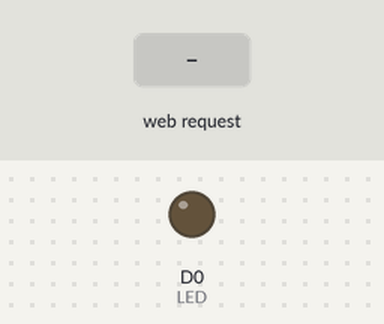
This sketch was run on a simulated ESP8266 (NodeMCU). Shown: output pins drawn as LEDs (lit = HIGH). The test bench sets the inputs (shaded band). WiFi joins after 1.5 s; servers stay silent unless stated; what the sketch prints to the serial monitor is not drawn.

Above: at 2.7 s.
2.8 s: HTTP request GET /setLED?LEDstate=0 received
At 4.0 s:
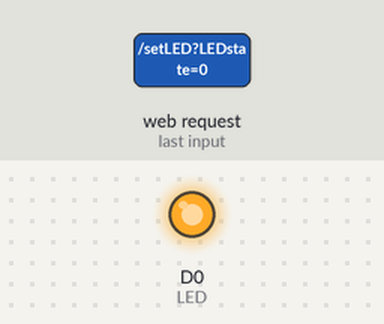
4.3 s: HTTP request GET /setLED?LEDstate=1 received
At 5.1 s:
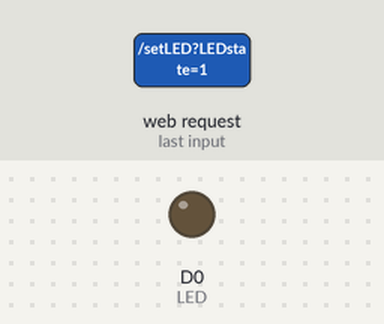
5.8 s: HTTP request GET /setLED received
At 6.2 s:
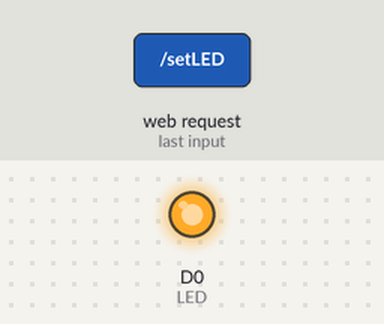
Timing chart, 0 to 8.8 s (numbered marks = the images above; inputs shaded):
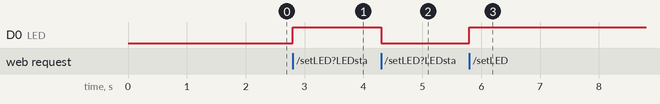

The sketch:

em.ino
```cpp
#include <SoftwareSerial.h>
#include <ESP8266WiFi.h>
#include <WiFiClient.h>
#include <ESP8266WebServer.h>
#include <Wire.h>


#include "index.h" //Our HTML webpage contents with javascripts

#define LED 16  //On board LED

// MPU6050 Slave Device Address
const uint8_t MPU6050SlaveAddress = 0x68;

// Select SDA and SCL pins for I2C communication
const uint8_t scl = D6;
const uint8_t sda = D7;

const uint8_t MPU6050_REGISTER_SMPLRT_DIV   =  0x19;
const uint8_t MPU6050_REGISTER_USER_CTRL    =  0x6A;
const uint8_t MPU6050_REGISTER_PWR_MGMT_1   =  0x6B;
const uint8_t MPU6050_REGISTER_PWR_MGMT_2   =  0x6C;
const uint8_t MPU6050_REGISTER_CONFIG       =  0x1A;
const uint8_t MPU6050_REGISTER_GYRO_CONFIG  =  0x1B;
const uint8_t MPU6050_REGISTER_ACCEL_CONFIG =  0x1C;
const uint8_t MPU6050_REGISTER_FIFO_EN      =  0x23;
const uint8_t MPU6050_REGISTER_INT_ENABLE   =  0x38;
const uint8_t MPU6050_REGISTER_ACCEL_XOUT_H =  0x3B;
const uint8_t MPU6050_REGISTER_SIGNAL_PATH_RESET  = 0x68;

int16_t AccelX, AccelY, AccelZ, Temperature, GyroX, GyroY, GyroZ;


//SSID and Password of your WiFi router
const char* ssid = "coeiot";
const char* password = "coe58355";
//software serial
SoftwareSerial NodeSerial(D2, D3);

ESP8266WebServer server(80); //Server on port 80

//===============================================================
// This routine is executed when you open its IP in browser
//===============================================================
void handleRoot() {
 String s = MAIN_page; //Read HTML contents
 server.send(200, "text/html", s); //Send web page
}

void handleADC() {

  NodeSerial.print(0xA0);
  NodeSerial.print("\n");
  String sensorValue1 = NodeSerial.readString();

 Serial.print(" LDRup: "); Serial.print(sensorValue1);
 String adcValue = String(sensorValue1);
 server.send(200, "text/plane", adcValue); //Send ADC value only to client ajax request
}

void handleLED() {
 String ledState = "OFF";
 String t_state = server.arg("LEDstate"); //Refer  xhttp.open("GET", "setLED?LEDstate="+led, true);
 Serial.println(t_state);
 if(t_state == "1")
 {
  digitalWrite(LED,LOW); //LED ON
  ledState = "ON"; //Feedback parameter
 }
 else
 {
  digitalWrite(LED,HIGH); //LED OFF
  ledState = "OFF"; //Feedback parameter
 }

 server.send(200, "text/plane", ledState); //Send web page
}


//==============================================================
//                  SETUP
//==============================================================
void setup(void){
  pinMode(D2, INPUT);
  pinMode(D3, OUTPUT);
  Serial.begin(115200);
  NodeSerial.begin(4800);

  WiFi.begin(ssid, password);     //Connect to your WiFi router
  Serial.println("");

  //Onboard LED port Direction output
  pinMode(LED,OUTPUT);

  // Wait for connection
  while (WiFi.status() != WL_CONNECTED) {
    delay(500);
    Serial.print(".");
  }

  //If connection successful show IP address in serial monitor
  Serial.println("");
  Serial.print("Connected to ");
  Serial.println(ssid);
  Serial.print("IP address: ");
  Serial.println(WiFi.localIP());  //IP address assigned to your ESP

  server.on("/", handleRoot);      //Which routine to handle at root location. This is display page
  server.on("/setLED", handleLED);
  server.on("/readADC", handleADC);

  server.begin();                  //Start server
  Serial.println("HTTP server started");

  Wire.begin(sda, scl);
  pinMode(D2, INPUT);
  pinMode(D3, OUTPUT);
  Serial.begin(115200);
  NodeSerial.begin(4800);

}
//==============================================================
//                     LOOP
//==============================================================
void loop(void){
  server.handleClient();          //Handle client requests

/*
   Read_RawValue(MPU6050SlaveAddress, MPU6050_REGISTER_ACCEL_XOUT_H);
   double T;
   T = (double)Temperature/340+36.53; //temperature formula
   Serial.print(" T: "); Serial.print(T);
   //double sensorValue = (double)Temperature/340+36.53;
   delay(100);
   server.handleClient();
   int sensorValue = (double)Temperature/340+36.53;
   */
}

void I2C_Write(uint8_t deviceAddress, uint8_t regAddress, uint8_t data){
  Wire.beginTransmission(deviceAddress);
  Wire.write(regAddress);
  Wire.write(data);
  Wire.endTransmission();
}
```

index.h
```cpp
const char MAIN_page[] PROGMEM = R"=====(
<!DOCTYPE html>
<html>
<body>

<div id="demo">
<h1>The ESP8266 NodeMCU Update web page without refresh</h1>
  <button type="button" onclick="sendData(1)">LED ON</button>
  <button type="button" onclick="sendData(0)">LED OFF</button><BR>
</div>

<div>
    <span id="ADCValue">0</span><br>
    LED State is : <span id="LEDState">NA</span>
</div>
<script>
function sendData(led) {
  var xhttp = new XMLHttpRequest();
  xhttp.onreadystatechange = function() {
    if (this.readyState == 4 && this.status == 200) {
      document.getElementById("LEDState").innerHTML =
      this.responseText;
    }
  };
  xhttp.open("GET", "setLED?LEDstate="+led, true);
  xhttp.send();
}

setInterval(function() {
  // Call a function repetatively with 2 Second interval
  getData();
}, 2000); //2000mSeconds update rate

function getData() {
  var xhttp = new XMLHttpRequest();
  xhttp.onreadystatechange = function() {
    if (this.readyState == 4 && this.status == 200) {
      document.getElementById("ADCValue").innerHTML =
      this.responseText;
    }
  };
  xhttp.open("GET", "readADC", true);
  xhttp.send();
}
</script>

</body>
</html>
)=====";
```

Measured:
- after the input at 2.8 s, D0 (LED): LOW → HIGH at once
- after the input at 4.3 s, D0 (LED): HIGH → LOW at once
- after the input at 5.8 s, D0 (LED): LOW → HIGH at once
